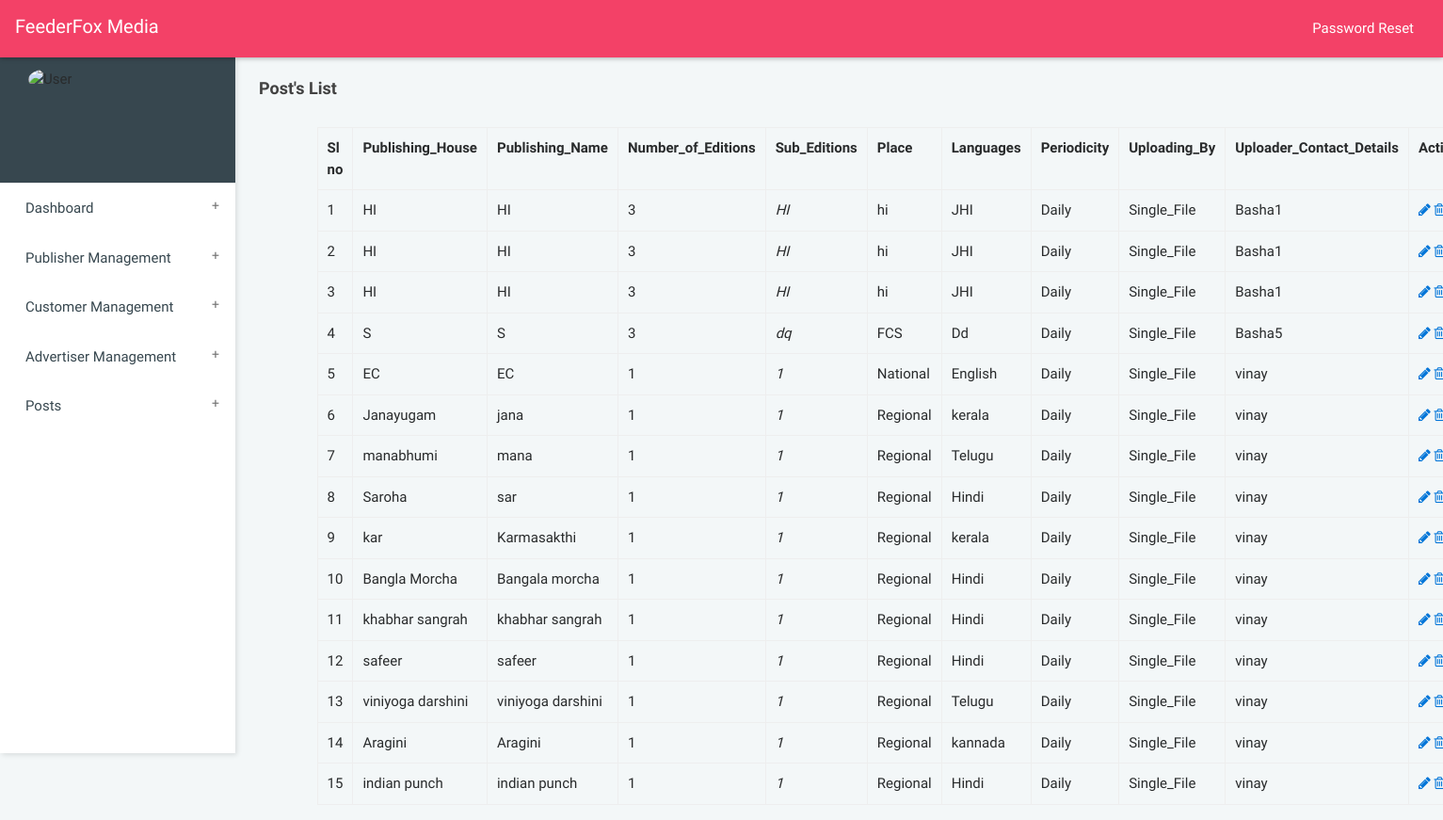
/accounts/view_post/ (signed in), run on the app's committed database.
### accounts/models.py (models this page shows, shortened)
class Post(models.Model):
    Publishing_House = models.CharField(max_length=100)
    Publishing_Name = models.CharField(max_length=100)
    Add_Logo = models.FileField(upload_to='media/')
    Number_of_Editions = models.PositiveIntegerField()
    Sub_Editions = models.CharField(max_length=100)
    Place = models.CharField(max_length=400)
    Languages = models.CharField(max_length=100)
    Periodicity = models.CharField(max_length=100,choices=PERIODICITY_CHOICES,default='Daily')
    Uploading_By = models.CharField(max_length=100,choices=UPLOADING_CHOICES,default='Single_File')
    user = models.ForeignKey(User,on_delete=models.CASCADE, related_name='user')

### accounts/views.py (the view)
def view_post(request):
    if request.user.is_superuser:
        posts = Post.objects.all()
        context = {'posts':posts}
        return render(request,'post_list.html',context)
    else :
        posts = Post.objects.filter(user = request.user)
        context = {'posts':posts}
        return render(request,'view_post.html',context)

### home/templates/post_list.html (shortened to what this page needs)
{% load static %}
{% load crispy_forms_tags %}
{% load widget_tweaks %}
<!DOCTYPE html>
<html>
<head>
<link rel="stylesheet" href=" {% static 'dist/css/bootstrap.min_admin.css' %}">
<link rel="stylesheet" href="{% static 'dist/css/jquery-jvectormap-2.0.3.css' %}"/>
<link rel="stylesheet" href="{% static 'dist/css/main.css' %}">
<link rel="stylesheet" href="{% static 'dist/css/all-themes.css' %}" />
      <link rel="stylesheet" href="https://cdnjs.cloudflare.com/ajax/libs/font-awesome/4.7.0/css/font-awesome.min.css">
<link rel="stylesheet" href="https://cdnjs.cloudflare.com/ajax/libs/material-design-iconic-font/2.2.0/css/material-design-iconic-font.min.css">
</head>
<body class="theme-red">
<nav class="navbar">
    <div class="col-12">
        <div class="navbar-header">
            <a class="navbar-brand" href="index.html">FeederFox Media</a>
        </div>
        <ul class="nav navbar-nav navbar-right">
            <li><a href=" {% url 'accounts:logout' %} " class="mega-menu" data-close="true"><i class="zmdi zmdi-power"></i></a></li>
            <li><a href=" {% url 'account_change_password' %} "  >Password Reset</a></li>
        </ul>
    </div>
</nav>
<aside id="leftsidebar" class="sidebar">
<div class="user-info">
        <div class="container">
            <div class="image"> <img src="/static/dist/images/logos/logo.png" style="align-self: center;" width="150" height="150" alt="User" /> </div>
        </div>
    </div>
    <div class="menu">
        <ul class="list">
            <li> <a href=" {% url 'dashboard' %} " class="menu-toggle"><span>Dashboard</span></a></li>
            <li> <a href="#" class="menu-toggle"><span> Publisher Management </span> </a>
                 </li>
            <li> <a href="#" class="menu-toggle"><span> Customer Management </span> </a>
                 </li>
            <li> <a href="#" class="menu-toggle"> <span> Advertiser Management </span> </a>
                 </li>
            <li> <a href="#" class="menu-toggle"> <span> Posts </span> </a>
                 </li>
    </div>
</aside>
<section class="content home">
    <div class="container-fluid">
        <div class="block-header">
            <div class="row">
                <div class="col-lg-12 col-md-6 col-sm-7">
                    <h2>Post's List</h2>
                </div>
            </div>
        </div>
                        <div class="container">
                    <table class="table table-bordered">
                        <tr>
                            <th>Sl no </th>
                            <th>Publishing_House </th>
                            <th>Publishing_Name  </th>
                            <th> Number_of_Editions </th>
                            <th>Sub_Editions  </th>
                            <th>Place</th>
                            <th> Languages </th>
                            <th> Periodicity </th>
                            <th>Uploading_By</th>
                            <th>Uploader_Contact_Details</th>
                            <th>Actions</th>
                        </tr>
                        {% for post in posts %}
                        <tr>
                            <td>{{ forloop.counter }}</td>
                            <td> {{ post.Publishing_House }} </td>
                            <td>{{ post.Publishing_Name }}</td>
                            <td> {{ post.Number_of_Editions }} </td>
                            <td> <i> {{ post.Sub_Editions }} </i></td>
                            <td>{{ post.Place }}</td>
                            <td>{{ post.Languages }} </td>
                            <td> {{ post.Periodicity }} </td>
                            <td> {{ post.Uploading_By }} </td>
                            <td> {{ post.user}} </td>
                            <td><a href="#" title="view/edit" data-rel="tooltip"> <span class="fa fa-pencil"></span></a>
                                <a href=" {% url 'accounts:delete_post' post.id %}" title="delete" data-rel="tooltip"><span class="fa fa-trash-o"></span></a>
                            </td>
                        </tr>
                        {% endfor %}
                    </table>
      </div>
    </div>
</section>
</body>
</html>

### data on the page
Post: Publishing_House "HI", Publishing_Name "HI", Number_of_Editions "3", Sub_Editions "HI", Place "hi", Languages "JHI", Periodicity "Daily", Uploading_By "Single_File", user "Basha1"
Post: Publishing_House "HI", Publishing_Name "HI", Number_of_Editions "3", Sub_Editions "HI", Place "hi", Languages "JHI", Periodicity "Daily", Uploading_By "Single_File", user "Basha1"
Post: Publishing_House "HI", Publishing_Name "HI", Number_of_Editions "3", Sub_Editions "HI", Place "hi", Languages "JHI", Periodicity "Daily", Uploading_By "Single_File", user "Basha1"
Post: Publishing_House "S", Publishing_Name "S", Number_of_Editions "3", Sub_Editions "dq", Place "FCS", Languages "Dd", Periodicity "Daily", Uploading_By "Single_File", user "Basha5"
Post: Publishing_House "EC", Publishing_Name "EC", Number_of_Editions "1", Sub_Editions "1", Place "National", Languages "English", Periodicity "Daily", Uploading_By "Single_File", user "vinay"
Post: Publishing_House "Janayugam", Publishing_Name "jana", Number_of_Editions "1", Sub_Editions "1", Place "Regional", Languages "kerala", Periodicity "Daily", Uploading_By "Single_File", user "vinay"
Post: Publishing_House "manabhumi", Publishing_Name "mana", Number_of_Editions "1", Sub_Editions "1", Place "Regional", Languages "Telugu", Periodicity "Daily", Uploading_By "Single_File", user "vinay"
Post: Publishing_House "Saroha", Publishing_Name "sar", Number_of_Editions "1", Sub_Editions "1", Place "Regional", Languages "Hindi", Periodicity "Daily", Uploading_By "Single_File", user "vinay"
Post: Publishing_House "kar", Publishing_Name "Karmasakthi", Number_of_Editions "1", Sub_Editions "1", Place "Regional", Languages "kerala", Periodicity "Daily", Uploading_By "Single_File", user "vinay"
Post: Publishing_House "Bangla Morcha", Publishing_Name "Bangala morcha", Number_of_Editions "1", Sub_Editions "1", Place "Regional", Languages "Hindi", Periodicity "Daily", Uploading_By "Single_File", user "vinay"
Post: Publishing_House "khabhar sangrah", Publishing_Name "khabhar sangrah", Number_of_Editions "1", Sub_Editions "1", Place "Regional", Languages "Hindi", Periodicity "Daily", Uploading_By "Single_File", user "vinay"
Post: Publishing_House "safeer", Publishing_Name "safeer", Number_of_Editions "1", Sub_Editions "1", Place "Regional", Languages "Hindi", Periodicity "Daily", Uploading_By "Single_File", user "vinay"
Post: Publishing_House "viniyoga darshini", Publishing_Name "viniyoga darshini", Number_of_Editions "1", Sub_Editions "1", Place "Regional", Languages "Telugu", Periodicity "Daily", Uploading_By "Single_File", user "vinay"
Post: Publishing_House "Aragini", Publishing_Name "Aragini", Number_of_Editions "1", Sub_Editions "1", Place "Regional", Languages "kannada", Periodicity "Daily", Uploading_By "Single_File", user "vinay"
Post: Publishing_House "indian punch", Publishing_Name "indian punch", Number_of_Editions "1", Sub_Editions "1", Place "Regional", Languages "Hindi", Periodicity "Daily", Uploading_By "Single_File", user "vinay"
